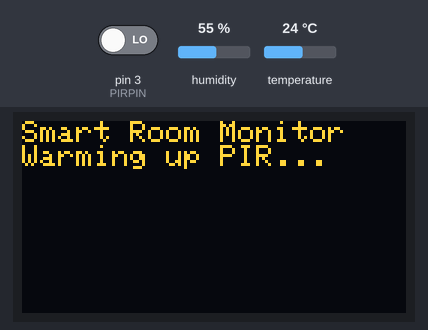
The sketch below on a simulated Arduino Uno, built with avr-gcc and run on an emulated ATmega328P. On the bench: 128×64 one-colour display. Inputs (shaded band) come from the test bench; at power-on: pin 3 (PIRPIN) LOW, humidity 55 %, temperature 24 °C. The OLED is the two-colour kind (top 16 rows yellow); what the sketch prints to the serial monitor is not drawn.

Above: at 0.1 s.
At 30.2 s:
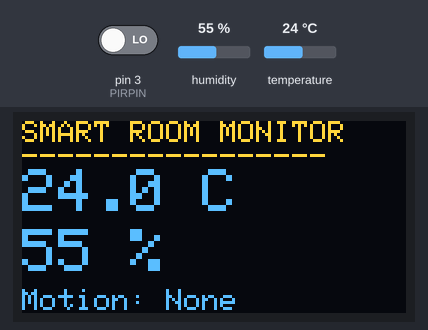

The sketch:

day5_oled.ino
```cpp
#include <Wire.h>
#include <Adafruit_GFX.h>
#include <Adafruit_SSD1306.h>
#include "DHT.h"

#define SCREEN_WIDTH 128
#define SCREEN_HEIGHT 64
#define OLED_RESET -1

Adafruit_SSD1306 display(SCREEN_WIDTH, SCREEN_HEIGHT, &Wire, OLED_RESET);

#define DHTPIN 2
#define DHTTYPE DHT22
#define PIRPIN 3

DHT dht(DHTPIN, DHTTYPE);

void setup() {
  Serial.begin(9600);
  dht.begin();
  pinMode(PIRPIN, INPUT);

  // Initialize OLED
  if (!display.begin(SSD1306_SWITCHCAPVCC, 0x3C)) {
    Serial.println("OLED init failed");
    for (;;);
  }
  display.clearDisplay();
  display.setTextSize(1);
  display.setTextColor(SSD1306_WHITE);
  display.setCursor(0, 0);
  display.println("Smart Room Monitor");
  display.println("Warming up PIR...");
  display.display();

  Serial.println("Smart Room Monitor — Day 5");
  Serial.println("Warming up PIR sensor (30 seconds)...");
  delay(30000);
  Serial.println("PIR ready.");
}

void loop() {
  float humidity = dht.readHumidity();
  float temperature = dht.readTemperature();
  int motionState = digitalRead(PIRPIN);

  // Serial output (keep for debugging)
  if (isnan(humidity) || isnan(temperature)) {
    Serial.println("DHT read failed!");
  } else {
    Serial.print("Temp: ");
    Serial.print(temperature);
    Serial.print(" °C | Humidity: ");
    Serial.print(humidity);
    Serial.print(" %");
    Serial.print(" | Motion: ");
    Serial.println(motionState == HIGH ? "YES" : "NO");
  }

  // OLED output
  display.clearDisplay();
  display.setCursor(0, 0);
  display.setTextSize(1);
  display.println("SMART ROOM MONITOR");
  display.println("-----------------");

  display.setTextSize(2);
  display.setCursor(0, 16);
  display.print(temperature, 1);
  display.print(" C");

  display.setCursor(0, 36);
  display.print(humidity, 0);
  display.print(" %");

  display.setTextSize(1);
  display.setCursor(0, 56);
  display.print("Motion: ");
  display.print(motionState == HIGH ? "DETECTED" : "None");

  display.display();

  delay(2000);
}
```
